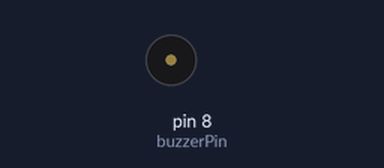
Recording of a sketch running on a simulated Arduino Uno, built with avr-gcc and run on an emulated ATmega328P. Parts: buzzer (waves = sounding, pin HIGH).

Above: at 0.6 s.
Timing chart, 0 to 3.0 s (numbered marks = the images above):
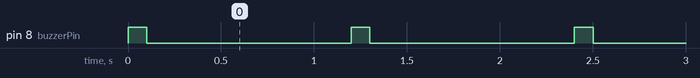

Measured:
- by itself, pin 8 (buzzerPin): alternates HIGH for 0.10 s and LOW for 1.1 s

The sketch:

tesbuzzer.ino
```cpp
// Definisikan pin untuk buzzer
const int buzzerPin = 8;

void setup() {
  // Atur pin buzzer sebagai output
  pinMode(buzzerPin, OUTPUT);
}

void loop() {
  // Membuat buzzer berbunyi dengan pola tertentu

  // Bunyi 1: Buzzer ON selama 500 ms
//  digitalWrite(buzzerPin, HIGH);
//  delay(500);

  // Bunyi 2: Buzzer OFF selama 500 ms
//  digitalWrite(buzzerPin, LOW);
//  delay(500);

  // Bunyi 3: Buzzer ON selama 300 ms
//  digitalWrite(buzzerPin, HIGH);
//  delay(300);

  // Bunyi 4: Buzzer OFF selama 300 ms
//  digitalWrite(buzzerPin, LOW);
//  delay(300);

  // Bunyi 5: Buzzer ON selama 100 ms
  digitalWrite(buzzerPin, HIGH);
  delay(100);

  // Bunyi 6: Buzzer OFF selama 100 ms
  digitalWrite(buzzerPin, LOW);
  delay(100);

  // Tunggu 1 detik sebelum memulai pola lagi
  delay(1000);
}
```
